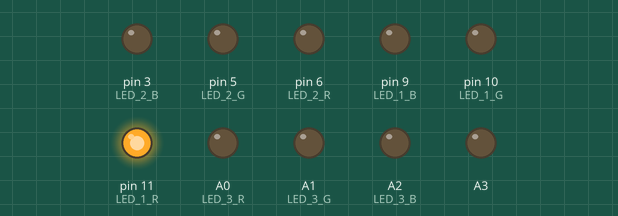
A sketch run on a simulated Arduino Uno, built with avr-gcc and run on an emulated ATmega328P. Shown: output pins drawn as LEDs (lit = HIGH).

Above: at 0.5 s.
At 7.2 s:
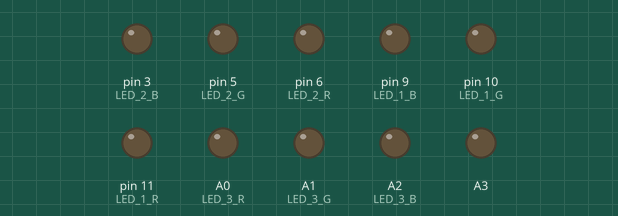
At 8.0 s:
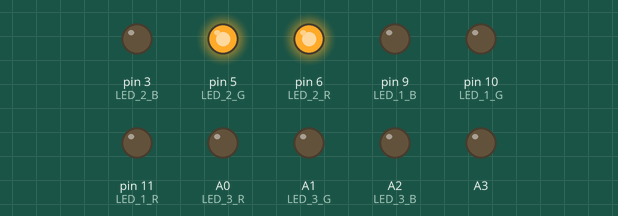
At 9.5 s:
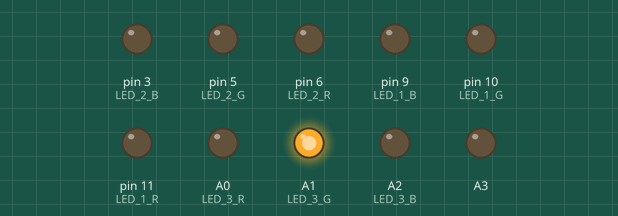
At 12.0 s:
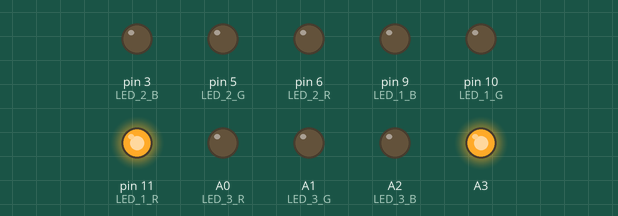
Timing chart, 0 to 13.7 s (numbered marks = the images above):
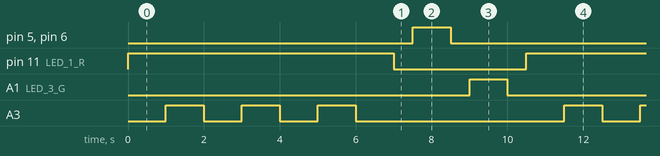

Measured:
- by itself, pin 5 (LED_2_G), pin 6 (LED_2_R), A1 (LED_3_G): alternates HIGH for 1.0 s and LOW for 9.5 s
- by itself, pin 11 (LED_1_R): alternates HIGH for 7.0 s and LOW for 3.5 s
- by itself, A3: repeats every 10.5 s: 2 × (LOW 1.0 s, HIGH 1.0 s), LOW 5.5 s, HIGH 1.0 s

The sketch:

Buzzer_Traffic.ino
```cpp
#define LED_1_R 11
#define LED_1_G 10
#define LED_1_B 9

#define LED_2_R 6
#define LED_2_G 5
#define LED_2_B 3

#define LED_3_R A0
#define LED_3_G A1
#define LED_3_B A2


void lightLED(int led, int red, int green, int blue){
  if (led == 1){
    analogWrite(LED_1_R, red);
    analogWrite(LED_1_G, green);
    analogWrite(LED_1_B, blue);
  }
  else if (led == 2){
    analogWrite(LED_2_R, red);
    analogWrite(LED_2_G, green);
    analogWrite(LED_2_B, blue);
  }
  else if (led == 3){
    analogWrite(LED_3_R, red);
    analogWrite(LED_3_G, green);
    analogWrite(LED_3_B, blue);
  }
}

void setup() {
  pinMode(LED_1_R, OUTPUT);
  pinMode(LED_1_G, OUTPUT);
  pinMode(LED_1_B, OUTPUT);

  pinMode(LED_2_R, OUTPUT);
  pinMode(LED_2_G, OUTPUT);
  pinMode(LED_2_B, OUTPUT);

  pinMode(LED_3_R, OUTPUT);
  pinMode(LED_3_G, OUTPUT);
  pinMode(LED_3_B, OUTPUT);

  pinMode(A3, OUTPUT);

}

void loop() {
  lightLED(1, 255,0,0);
  delay(1000);
  digitalWrite(A3, HIGH);
  delay(1000);
  digitalWrite(A3, LOW);
  delay(1000);
  digitalWrite(A3, HIGH);
  delay(1000);
  digitalWrite(A3, LOW);
  delay(1000);
  digitalWrite(A3, HIGH);
  delay(1000);
  digitalWrite(A3, LOW);
  delay(1000);
  lightLED(1, 0,0,0);
  delay(500);
  lightLED(2, 255,255,0);
  delay(1000);
  lightLED(2, 0,0,0);
  delay(500);
  lightLED(3, 0,255,0);
  delay(1000);
  lightLED(3, 0,0,0);
  delay(500);

}
```
